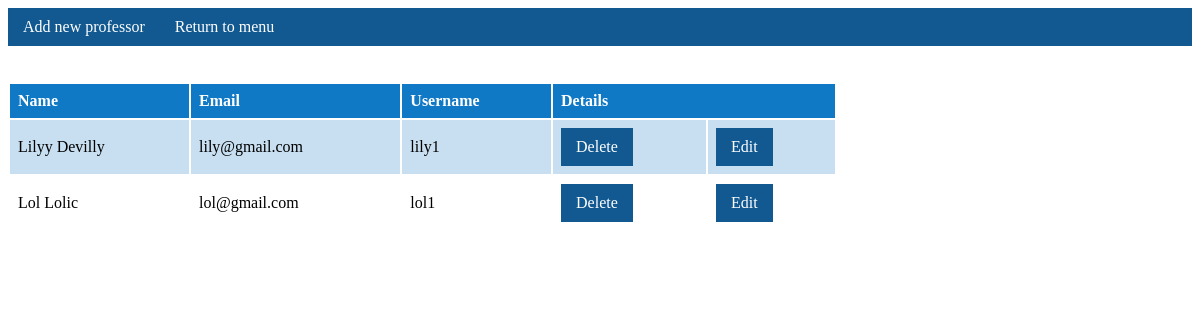
Screenshot of /list_of_professors/ with the database file from the repository.
### LearnCrew/models.py (models this page shows, shortened)
class Korisnici(AbstractUser):
    email = models.CharField(max_length=64)
    password = models.CharField(max_length=128)
    STATUS_STUDENTA = (('n', 'none'), ('r','redovni'), ('i','izvanredni'))
    status = models.CharField(max_length=30, choices=STATUS_STUDENTA, blank=True)
    uloga = models.ForeignKey(Uloge, on_delete=models.CASCADE, blank=True, null=True)

### LearnCrew/views.py (the view)
# urls.py: path('list_of_professors/', views.get_all_professors, name='list_of_professors'),
def get_all_professors(request):
    professors = Korisnici.objects.filter(uloga=2)
    return render(request, 'list_of_professors.html', {"data": professors})

### LearnCrew/templates/list_of_professors.html
{% extends 'base.html' %}
{% block professors-admin %}
<ul>
    <li><a href="http://localhost:8000/add_professor/">Add new professor</a></li>
    <li><a href="http://localhost:8000/home/admin/">Return to menu</a></li>
</ul>
<br><br>
<table>
    <tr>
        <th>Name</th>
        <th>Email</th>
        <th>Username</th>
        <th colspan="2">Details</th>
    </tr>
    <tr>
{% for professor in data %}
<td>{{professor.first_name}} {{professor.last_name}}</td>
<td>{{professor.email}}</td>
<td>{{professor.username}}</td>
<td><a href="http://localhost:8000/delete_professor/{{professor.id}}">Delete </a></td>
<td><a href="http://localhost:8000/edit_professor/{{professor.id}}">Edit </a></td>
    </tr>
{% endfor %}
</table>
{% endblock %}

### LearnCrew/templates/base.html (style rules this page uses)
table { border-collapse: separate; width: 70%; }
th, td { text-align: left; padding: 8px; }
tr:nth-child(even) { background-color: #C7DFF1 }
th { background-color: #0F79C6; color: white; }
ul { list-style-type: none; margin: 0; padding: 0; overflow: hidden; background-color: #115990; }
li { float: left; }
li a { display: block; color: white; text-align: center; padding: 14px 16px; text-decoration: none; }
a:link, a:visited { background-color: #115990; color: white; padding: 10px 15px; text-align: center; text-decoration: none; display: inline-block; }

### rows the page displays
Korisnici: first_name "Lilyy", last_name "Devilly", email "lily@gmail.com", username "lily1"
Korisnici: first_name "Lol", last_name "Lolic", email "lol@gmail.com", username "lol1"
